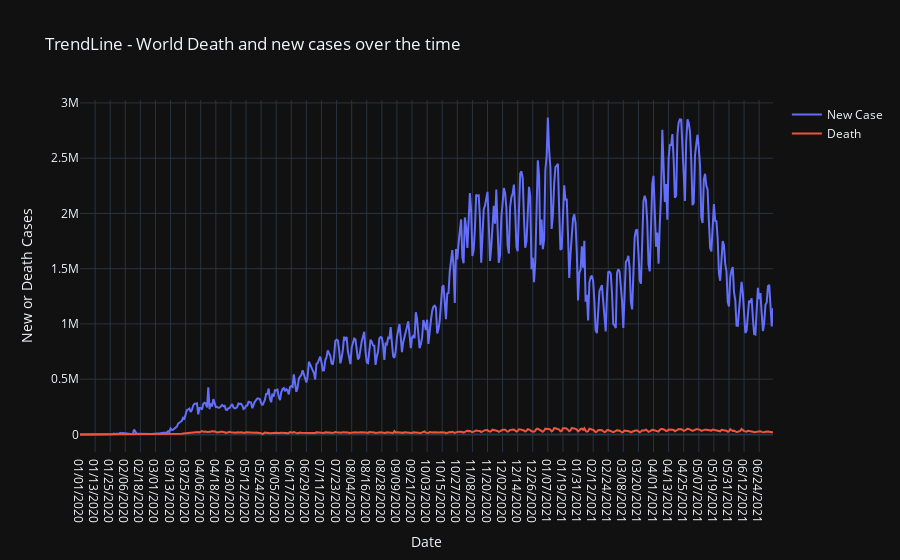

Notebook code cell kept with this figure:
### Markdown cell above
# TrendLine - World Death and new cases over the time

### Code cell
fig = go.Figure(data=[
    go.Line(x=owid_covid_newcases['date'], y=owid_covid_newcases['new_cases'],mode='lines',name='New Case'),
     go.Line(x=owid_covid_newdeaths['date'], y=owid_covid_newdeaths['new_deaths'],mode='lines',name='Death'),
])

fig.update_layout(
    title="TrendLine - World Death and new cases over the time",
    yaxis_title="New or Death Cases",
    xaxis_title="Date",
    showlegend=True
)
#fig.show()
plotly.offline.iplot(fig)

### Figure 1 — Plotly figure (JSON) as saved in the notebook; plotly's stock layout.template omitted (floating-point values rounded to 4 significant figures; data arrays with more than 128 entries replaced by an {"elided": "..."} marker saying what was removed)
{"data": [{"mode": "lines", "name": "New Case", "type": "scatter", "x": {"elided": "552 str values"}, "y": {"elided": "552 int values"}}, {"mode": "lines", "name": "Death", "type": "scatter", "x": {"elided": "552 str values"}, "y": {"elided": "552 int values"}}], "layout": {"showlegend": true, "title": {"text": "TrendLine - World Death and new cases over the time"}, "xaxis": {"title": {"text": "Date"}}, "yaxis": {"title": {"text": "New or Death Cases"}}}}
